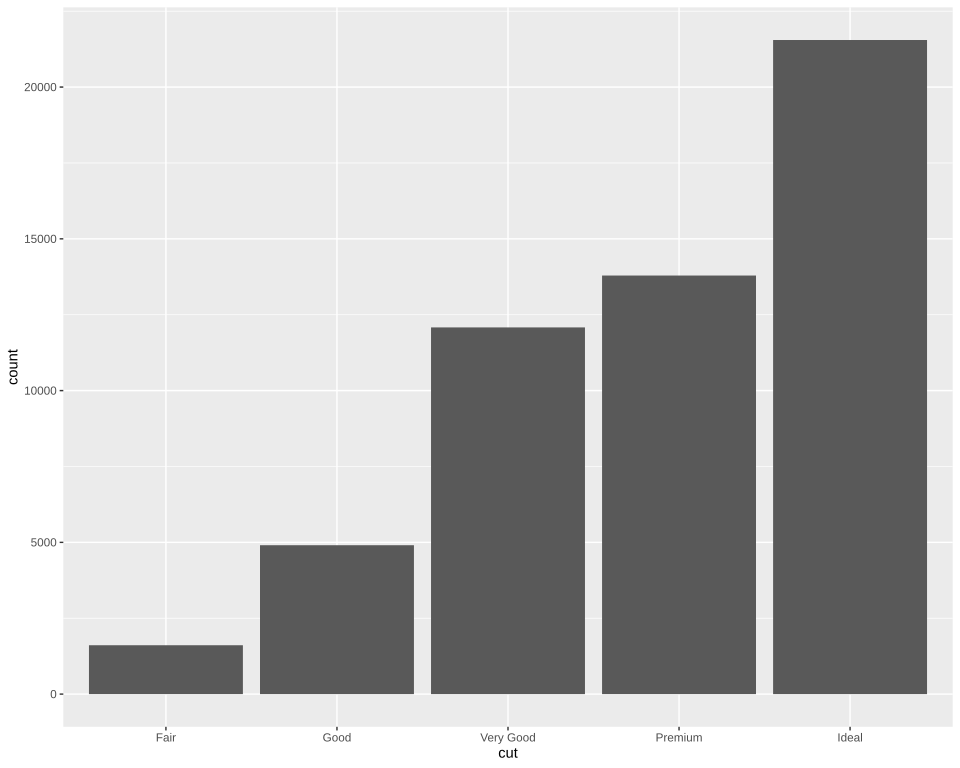

The R source for this figure:
# The plot test/golden/diamonds_cut.svg draws, drawn by ggplot2 itself, as ggplot2's own visual tests draw
# their snapshots: the independent check on that golden whenever it changes. The suite never runs
# this; it needs R, ggplot2 and vdiffr, which Docker's r-base image installs. From the repository's
# root:
#
#   docker run --rm -v "$PWD/test/golden":/golden:ro r-base:latest bash -c \
#     'apt-get update -qq && apt-get install -y -qq r-cran-ggplot2 r-cran-vdiffr >/dev/null 2>&1 &&
#      Rscript /golden/diamonds_cut.R' > diamonds_cut.ggplot2.svg
#
# and compare the two drawings element by element, as test/golden/point.R describes:
#
#   elements() { grep -E "^<(rect x|circle|polygon|polyline|text)" "$1" |
#     sed -e 's/font-family: [^;]*;//' -e 's/ stroke: #000000;//' -e 's/ fill: none;//'; }
#   diff <(elements diamonds_cut.ggplot2.svg) <(elements test/golden/diamonds_cut.svg)
#
# scale_discrete's first example from ggplot2's reference page: the number of diamonds of each
# cut, an ordered factor whose levels R shows from Fair to Ideal. First checked with ggplot2 4.0.3
# and vdiffr 1.0.9: every element and clip path matches but svglite's around the whole drawing,
# and the one departure is test/golden/point.R's, the x axis drawn before the y.

library(ggplot2)

plot <- ggplot(diamonds, aes(cut)) + geom_bar() + theme_gray()

file <- tempfile(fileext = ".svg")
vdiffr::write_svg(plot, file)
cat(readLines(file), sep = "\n")
